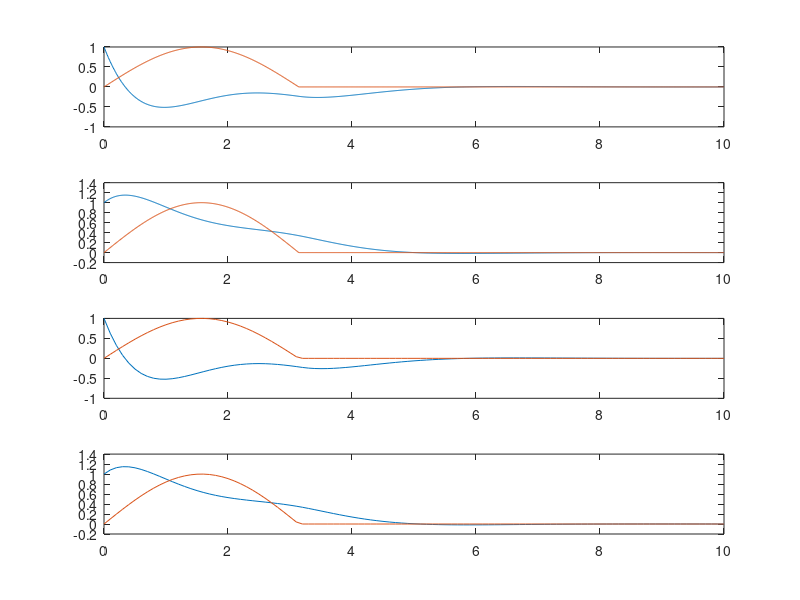

Write MATLAB code to recreate this figure.
clc; clear;

% Create state matricies
A = [-2, -2;
     1 ,  0];

B = [1;
     0];

C = [1, 0;
     0, 1];

D = 0;

% Initial condition
xo = [1;
      1];

% Set-up time step and time vector
dT = 0.01;
t = 0:dT:10;
T = 0.1;

kt = 0:T:10;

% Input vector - sin(t); 0 <= t <= pi
u = zeros(size(t));
u(t <= pi) = sin(t(t <= pi));


sys = ss(A,B,C,D);

sim_result = lsim(sys,u,t,xo);

sysd = c2d(sys,T);

x_k = zeros(2, length(kt));
% Set initial conditions
x_k(:,1) = [1;1];
u_k = zeros(size(kt));
u_k(kt <= pi) = sin(kt(kt <= pi));

for k = 1:length(kt)-1
    x_k(:,k+1) = sysd.A*x_k(:,k) + sysd.B*u_k(k);
end

figure

subplot(4, 1, 1)
plot(t, sim_result(:,1))
hold on
plot(t, u)

subplot(4, 1, 2)
plot(t, sim_result(:,2))
hold on
plot(t, u)

subplot(4, 1, 3)
plot(kt, x_k(1,:))
hold on
plot(kt, u_k)

subplot(4, 1, 4)
plot(kt, x_k(2,:))
hold on
plot(kt, u_k)

